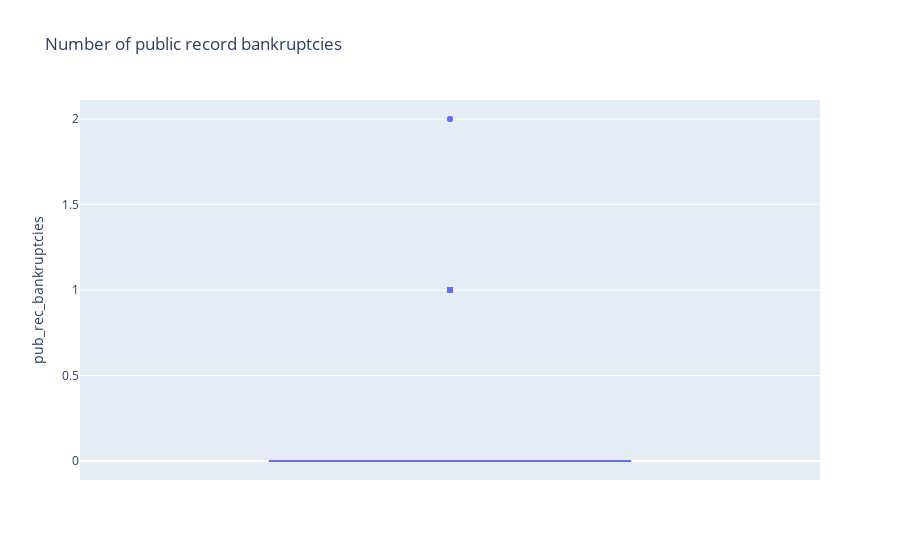

The code cell stored with this chart in its notebook:
### Code cell
# pub_rec_bankruptcies is the another column taken and we can look at the data segregation in the box plot 
fig = px.box(loan_status_data_set, y="pub_rec_bankruptcies", title="Number of public record bankruptcies")
fig.update_layout()
fig.show()

# As per the Box plot of this we cannot get much evidence hence we can drop this cloumn or we can make the value as 0

### Figure 1 — Plotly figure (JSON) as saved in the notebook; plotly's stock layout.template omitted (floating-point values rounded to 4 significant figures; data arrays with more than 128 entries replaced by an {"elided": "..."} marker saying what was removed)
{"data": [{"alignmentgroup": "True", "hovertemplate": "pub_rec_bankruptcies=%{y}<extra></extra>", "legendgroup": "", "marker": {"color": "#636efa"}, "name": "", "notched": false, "offsetgroup": "", "orientation": "v", "showlegend": false, "type": "box", "x0": " ", "xaxis": "x", "y": {"elided": "5627 int values"}, "y0": " ", "yaxis": "y"}], "layout": {"boxmode": "group", "legend": {"tracegroupgap": 0}, "title": {"text": "Number of public record bankruptcies"}, "xaxis": {"anchor": "y", "domain": [0, 1]}, "yaxis": {"anchor": "x", "domain": [0, 1], "title": {"text": "pub_rec_bankruptcies"}}}}
